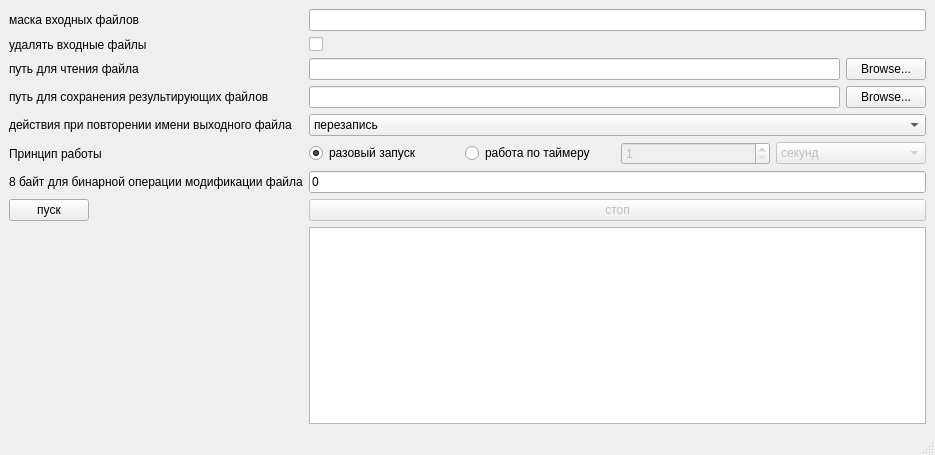
<?xml version="1.0" encoding="UTF-8"?>
<ui version="4.0">
 <class>MainWindow</class>
 <widget class="QMainWindow" name="MainWindow">
  <property name="geometry">
   <rect>
    <x>0</x>
    <y>0</y>
    <width>935</width>
    <height>455</height>
   </rect>
  </property>
  <property name="windowTitle">
   <string>MainWindow</string>
  </property>
  <widget class="QWidget" name="centralwidget">
   <layout class="QFormLayout" name="formLayout">
    <item row="0" column="0">
     <widget class="QLabel" name="label">
      <property name="text">
       <string>маска входных файлов</string>
      </property>
     </widget>
    </item>
    <item row="0" column="1">
     <widget class="QLineEdit" name="mask"/>
    </item>
    <item row="1" column="0">
     <widget class="QLabel" name="label_2">
      <property name="text">
       <string>удалять входные файлы</string>
      </property>
     </widget>
    </item>
    <item row="1" column="1">
     <widget class="QCheckBox" name="del_file">
      <property name="text">
       <string/>
      </property>
     </widget>
    </item>
    <item row="2" column="0">
     <widget class="QLabel" name="label_3">
      <property name="text">
       <string>путь для чтения файла</string>
      </property>
     </widget>
    </item>
    <item row="2" column="1">
     <layout class="QHBoxLayout" name="horizontalLayout">
      <item>
       <widget class="QLineEdit" name="dir"/>
      </item>
      <item>
       <widget class="QPushButton" name="directory_selection">
        <property name="text">
         <string>Browse...</string>
        </property>
       </widget>
      </item>
     </layout>
    </item>
    <item row="4" column="0">
     <widget class="QLabel" name="label_4">
      <property name="text">
       <string>действия при повторении имени выходного файла</string>
      </property>
     </widget>
    </item>
    <item row="4" column="1">
     <widget class="QComboBox" name="action_repetition">
      <item>
       <property name="text">
        <string>перезапись</string>
       </property>
      </item>
      <item>
       <property name="text">
        <string>модификация</string>
       </property>
      </item>
     </widget>
    </item>
    <item row="5" column="0">
     <widget class="QLabel" name="label_5">
      <property name="text">
       <string>Принцип работы</string>
      </property>
     </widget>
    </item>
    <item row="5" column="1">
     <layout class="QHBoxLayout" name="horizontalLayout_2">
      <item>
       <widget class="QRadioButton" name="one_time_operation">
        <property name="text">
         <string>разовый запуск</string>
        </property>
        <property name="checked">
         <bool>true</bool>
        </property>
       </widget>
      </item>
      <item>
       <widget class="QRadioButton" name="timer_operation">
        <property name="text">
         <string>работа по таймеру</string>
        </property>
       </widget>
      </item>
      <item>
       <widget class="QSpinBox" name="timer">
        <property name="enabled">
         <bool>false</bool>
        </property>
        <property name="minimum">
         <number>1</number>
        </property>
        <property name="maximum">
         <number>1000</number>
        </property>
       </widget>
      </item>
      <item>
       <widget class="QComboBox" name="units_time">
        <property name="enabled">
         <bool>false</bool>
        </property>
        <item>
         <property name="text">
          <string>секунд</string>
         </property>
        </item>
        <item>
         <property name="text">
          <string>минут</string>
         </property>
        </item>
        <item>
         <property name="text">
          <string>часов</string>
         </property>
        </item>
       </widget>
      </item>
     </layout>
    </item>
    <item row="6" column="0">
     <widget class="QLabel" name="label_6">
      <property name="text">
       <string>8 байт для бинарной операции модификации файла</string>
      </property>
     </widget>
    </item>
    <item row="6" column="1">
     <widget class="QLineEdit" name="bit_val">
      <property name="text">
       <string>0</string>
      </property>
     </widget>
    </item>
    <item row="7" column="0">
     <widget class="QPushButton" name="start_button">
      <property name="text">
       <string>пуск</string>
      </property>
     </widget>
    </item>
    <item row="7" column="1">
     <widget class="QPushButton" name="stop_button">
      <property name="enabled">
       <bool>false</bool>
      </property>
      <property name="text">
       <string>стоп</string>
      </property>
     </widget>
    </item>
    <item row="8" column="1">
     <widget class="QPlainTextEdit" name="status">
      <property name="readOnly">
       <bool>true</bool>
      </property>
      <property name="plainText">
       <string/>
      </property>
     </widget>
    </item>
    <item row="3" column="0">
     <widget class="QLabel" name="label_7">
      <property name="text">
       <string>путь для сохранения результирующих файлов</string>
      </property>
     </widget>
    </item>
    <item row="3" column="1">
     <layout class="QHBoxLayout" name="horizontalLayout_3">
      <item>
       <widget class="QLineEdit" name="dir_out"/>
      </item>
      <item>
       <widget class="QPushButton" name="directory_selection_out">
        <property name="text">
         <string>Browse...</string>
        </property>
       </widget>
      </item>
     </layout>
    </item>
   </layout>
  </widget>
  <widget class="QMenuBar" name="menubar">
   <property name="geometry">
    <rect>
     <x>0</x>
     <y>0</y>
     <width>935</width>
     <height>22</height>
    </rect>
   </property>
  </widget>
  <widget class="QStatusBar" name="statusbar"/>
 </widget>
 <resources/>
 <connections/>
</ui>
